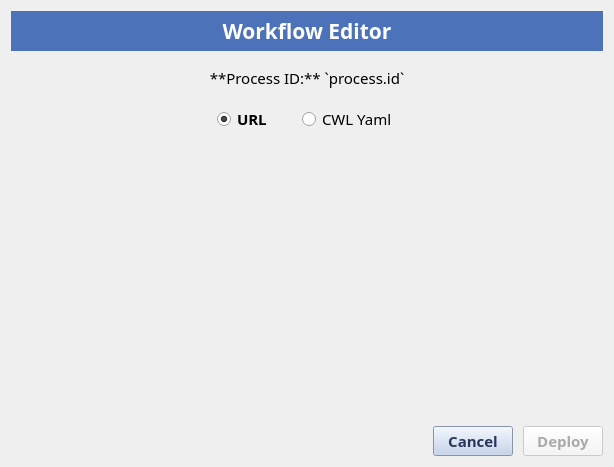
<?xml version="1.0" encoding="UTF-8"?>
<ui version="4.0">
 <class>Form</class>
 <widget class="QWidget" name="Form">
  <property name="geometry">
   <rect>
    <x>0</x>
    <y>0</y>
    <width>614</width>
    <height>467</height>
   </rect>
  </property>
  <property name="font">
   <font>
    <family>Fira Sans</family>
    <pointsize>11</pointsize>
   </font>
  </property>
  <property name="windowTitle">
   <string>Form</string>
  </property>
  <property name="styleSheet">
   <string notr="true">#Form {
	background: #EFEFEF;
}

QPushButton { 
	background: #BCCEEB;
	color: #2A3559;
	font-size: 11;
	font-weight: bold;
	font-family: Fira Sans;
}

QLineEdit {
	border-width: 1px;
    border-style: solid;
    border-radius: 4px;
	border-color: #EFEFEF;
}

QPushButton:disabled {
	background: #f6f6f6;
	color: #aaa;
}
</string>
  </property>
  <layout class="QVBoxLayout" name="verticalLayout">
   <property name="spacing">
    <number>16</number>
   </property>
   <item>
    <widget class="QLabel" name="label">
     <property name="font">
      <font>
       <family>Fira Sans</family>
       <pointsize>16</pointsize>
       <weight>75</weight>
       <bold>true</bold>
      </font>
     </property>
     <property name="styleSheet">
      <string notr="true">background: #4C72BA;
color: white;
padding: 5px;</string>
     </property>
     <property name="text">
      <string>Workflow Editor</string>
     </property>
     <property name="alignment">
      <set>Qt::AlignCenter</set>
     </property>
    </widget>
   </item>
   <item>
    <widget class="QLabel" name="proc_label">
     <property name="enabled">
      <bool>true</bool>
     </property>
     <property name="font">
      <font>
       <family>Fira Sans</family>
       <pointsize>11</pointsize>
       <weight>50</weight>
       <bold>false</bold>
      </font>
     </property>
     <property name="text">
      <string>**Process ID:** `process.id`</string>
     </property>
     <property name="textFormat">
      <enum>Qt::MarkdownText</enum>
     </property>
     <property name="alignment">
      <set>Qt::AlignCenter</set>
     </property>
    </widget>
   </item>
   <item>
    <layout class="QHBoxLayout" name="horizontalLayout">
     <property name="spacing">
      <number>30</number>
     </property>
     <item>
      <spacer name="horizontalSpacer">
       <property name="orientation">
        <enum>Qt::Horizontal</enum>
       </property>
       <property name="sizeHint" stdset="0">
        <size>
         <width>40</width>
         <height>20</height>
        </size>
       </property>
      </spacer>
     </item>
     <item>
      <widget class="QRadioButton" name="cwl_url_button">
       <property name="font">
        <font>
         <family>Fira Sans Medium</family>
         <pointsize>11</pointsize>
         <weight>75</weight>
         <bold>true</bold>
        </font>
       </property>
       <property name="styleSheet">
        <string notr="true">

QRadioButton::indicator::checked {
	border-radius: 7px;
	border: 1px solid #444;
	background: qradialgradient(cx:0, cy:0, radius: 1, fx:1, fy:1, stop:0.25 #4C72BA, stop:0.3 transparent)
};</string>
       </property>
       <property name="text">
        <string>URL</string>
       </property>
       <property name="checked">
        <bool>true</bool>
       </property>
      </widget>
     </item>
     <item>
      <widget class="QRadioButton" name="cwl_yaml_button">
       <property name="font">
        <font>
         <family>Fira Sans Medium</family>
         <pointsize>11</pointsize>
         <weight>50</weight>
         <bold>false</bold>
        </font>
       </property>
       <property name="styleSheet">
        <string notr="true">QRadioButton::indicator::checked {
	border-radius: 7px;
	border: 1px solid #444;
	background: qradialgradient(cx:0, cy:0, radius: 1, fx:1, fy:1, stop:0.25 #4C72BA, stop:0.3 transparent)
};</string>
       </property>
       <property name="text">
        <string>CWL Yaml</string>
       </property>
      </widget>
     </item>
     <item>
      <spacer name="horizontalSpacer_2">
       <property name="orientation">
        <enum>Qt::Horizontal</enum>
       </property>
       <property name="sizeHint" stdset="0">
        <size>
         <width>40</width>
         <height>20</height>
        </size>
       </property>
      </spacer>
     </item>
    </layout>
   </item>
   <item>
    <widget class="QStackedWidget" name="content_widget">
     <property name="currentIndex">
      <number>1</number>
     </property>
     <widget class="QWidget" name="page">
      <layout class="QVBoxLayout" name="verticalLayout_2">
       <item>
        <layout class="QHBoxLayout" name="horizontalLayout_2">
         <item>
          <widget class="QLabel" name="label_2">
           <property name="font">
            <font>
             <family>Sans Serif</family>
             <pointsize>11</pointsize>
            </font>
           </property>
           <property name="text">
            <string>CWL file URL:</string>
           </property>
          </widget>
         </item>
         <item>
          <widget class="QLineEdit" name="cwl_url_input">
           <property name="font">
            <font>
             <family>Sans Serif</family>
             <pointsize>11</pointsize>
            </font>
           </property>
          </widget>
         </item>
        </layout>
       </item>
       <item>
        <spacer name="verticalSpacer">
         <property name="orientation">
          <enum>Qt::Vertical</enum>
         </property>
         <property name="sizeHint" stdset="0">
          <size>
           <width>20</width>
           <height>40</height>
          </size>
         </property>
        </spacer>
       </item>
      </layout>
     </widget>
     <widget class="QWidget" name="page_2">
      <layout class="QVBoxLayout" name="verticalLayout_3"/>
     </widget>
    </widget>
   </item>
   <item>
    <layout class="QHBoxLayout" name="horizontalLayout_3">
     <property name="spacing">
      <number>10</number>
     </property>
     <item>
      <spacer name="horizontalSpacer_3">
       <property name="orientation">
        <enum>Qt::Horizontal</enum>
       </property>
       <property name="sizeHint" stdset="0">
        <size>
         <width>40</width>
         <height>20</height>
        </size>
       </property>
      </spacer>
     </item>
     <item>
      <widget class="QPushButton" name="cancel_button">
       <property name="font">
        <font>
         <family>Fira Sans</family>
         <pointsize>11</pointsize>
         <weight>75</weight>
         <italic>false</italic>
         <bold>true</bold>
        </font>
       </property>
       <property name="text">
        <string>Cancel</string>
       </property>
      </widget>
     </item>
     <item>
      <widget class="QPushButton" name="deploy_button">
       <property name="enabled">
        <bool>false</bool>
       </property>
       <property name="sizePolicy">
        <sizepolicy hsizetype="Maximum" vsizetype="Fixed">
         <horstretch>0</horstretch>
         <verstretch>0</verstretch>
        </sizepolicy>
       </property>
       <property name="font">
        <font>
         <family>Fira Sans</family>
         <pointsize>11</pointsize>
         <weight>75</weight>
         <italic>false</italic>
         <bold>true</bold>
        </font>
       </property>
       <property name="text">
        <string>Deploy</string>
       </property>
      </widget>
     </item>
    </layout>
   </item>
  </layout>
 </widget>
 <resources/>
 <connections/>
</ui>
